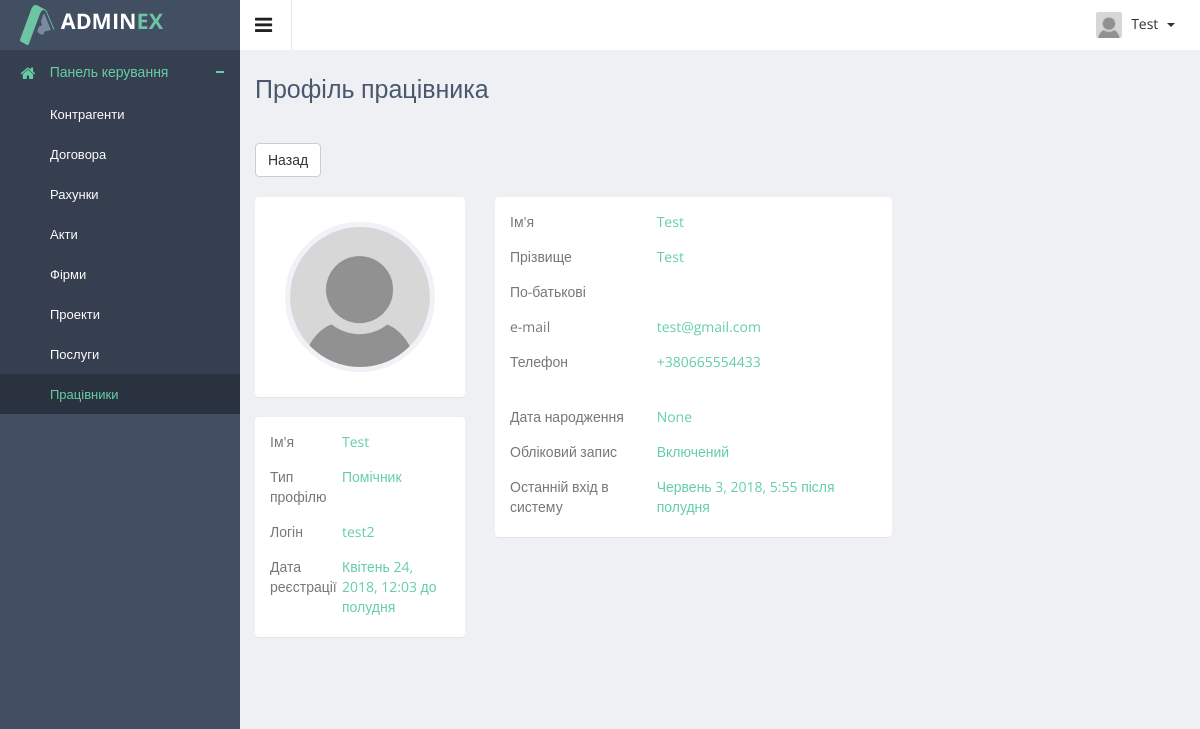
The page /crm/worker/detail/4/ (signed in) on the database as committed earlier.
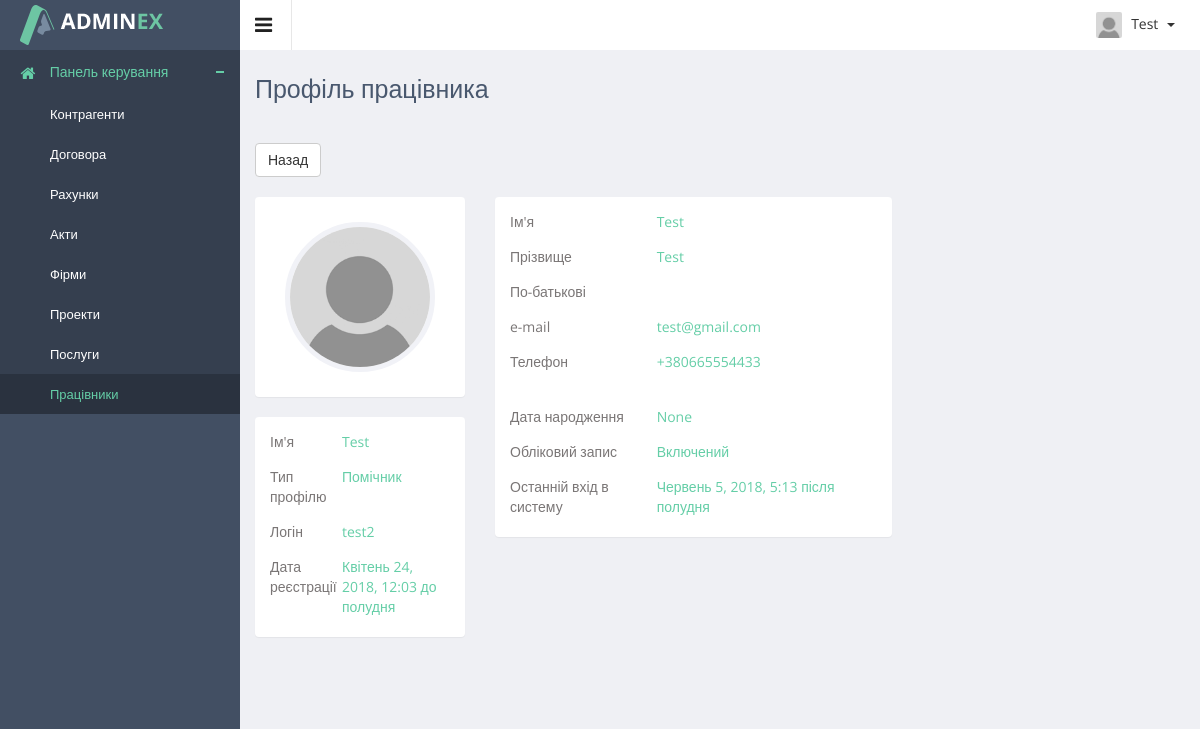
The same page on the database as committed later.
### authapp/models.py (models this page shows)
class ProjectUser(AbstractUser):
    parent_name = models.CharField(verbose_name='по-батькові', max_length=20, blank=True)
    date_of_birth = models.DateField(verbose_name='дата народження', blank=True, null=True)
    phone1 = models.CharField(verbose_name='номер телефона', max_length=16, blank=True)
    phone2 = models.CharField(verbose_name='номер телефона', max_length=16, blank=True, null=True)
    avatar = models.ImageField(verbose_name='фото', upload_to='users_avatars', blank=True)
    is_dir = models.BooleanField(verbose_name='керівник', default=False)
    is_assistant = models.BooleanField(verbose_name='помічник', default=False)
    is_client = models.BooleanField(verbose_name='клієнт', default=False)
    def __str__(self):
        return self.last_name

### crmapp/views.py (the view)
# urls.py: re_path(r'^worker/detail/(?P<worker_pk>\d+)/$', crmapp.worker_detail_view, name='worker_detail'),
@login_required
def worker_detail_view(request, worker_pk):
    title = 'Профіль працівника'
    user = get_object_or_404(ProjectUser, pk=worker_pk)
    context = {
        'title': title,
        'object': user,
    }
    return render(request, 'crmapp/worker_detail.html', context)

### adminapp/templatetags/tags.py (called while the page is built)
@register.filter
def default_avatar(string):
    if not string:
        string = 'users_avatars/gravatar.png'
    new_string = f'{URL_PREFIX}{string}'
    return new_string

### crmapp/templates/crmapp/worker_detail.html (shortened to what the changed rows need)
{% extends 'mainapp/base.html' %}
{% load staticfiles %}
{% load tags %}
{% block container %}
<br>
<div class="row">
    <div class="col-md-3">
        <div class="row">
            <div class="col-md-12">
                    <div class="panel">
                        <div class="panel-body">
                            <ul class="p-info">
                                <li>
                                    <div class="title">Ім'я</div>
                                    <div class="desk">{{ object.first_name }}</div>
                                </li>
                                <li>
                                    <div class="title">Логін</div>
                                    <div class="desk">{{ object.username }}</div>
                                </li>
                                <li>
                                    <div class="title">Дата реєстрації</div>
                                    <div class="desk">{{ object.date_joined }}</div>
                                </li>
                            </ul>
                        </div>
                    </div>
                </div>
        </div>
    </div>
    <div class="col-md-8">
        <div class="row">
            <div class="col-md-8">
                <div class="panel">
                    <div class="panel-body">
                        <ul class="p-info">
                            <li>
                                <div class="title">Ім'я</div>
                                <div class="desk">{{ object.first_name }}</div>
                            </li>
                            <li>
                                <div class="title">Прізвище</div>
                                <div class="desk">{{ object.last_name }}</div>
                            </li>
                            <li>
                                <div class="title">e-mail</div>
                                <div class="desk">{{ object.email }}</div>
                            </li>
                            <li>
                                <div class="title">Телефон</div>
                                <div class="desk">{{ object.phone1 }}<br>
                                {% if object.phone2 == None %} &nbsp;{% endif %}</div>
                            </li>
                            <li>
                                <div class="title">Дата народження</div>
                                <div class="desk">{{ object.date_of_birth }}</div>
                            </li>
                            <li>
                                <div class="title">Останній вхід в систему</div>
                                <div class="desk">
                                    {% if object.last_login == None %}
                                    жодного разу
                                    {% else %}
                                    {{ object.last_login }}
                                    {% endif %}
                                </div>
                            </li>
                        </ul>
                    </div>
                </div>
            </div>
        </div>
    </div>
</div>
{% endblock %}

### mainapp/templates/mainapp/includes/inc_right_menu.html (shortened to what this page needs)
{% load staticfiles %}
{% load tags %}
<ul class="notification-menu">
    <li>
        <a href="#" class="btn btn-default dropdown-toggle" data-toggle="dropdown">
            <img src="{{ user.avatar|default_avatar }}" alt=""/>
            {{ user }}
            <span class="caret"></span>
        </a>
    </li>
</ul>

Rows that differ between the two databases and show on the page:
changed ProjectUser "Test": last_login "Червень 3, 2018, 5:55 після полудня" → "Червень 5, 2018, 5:13 після полудня"
